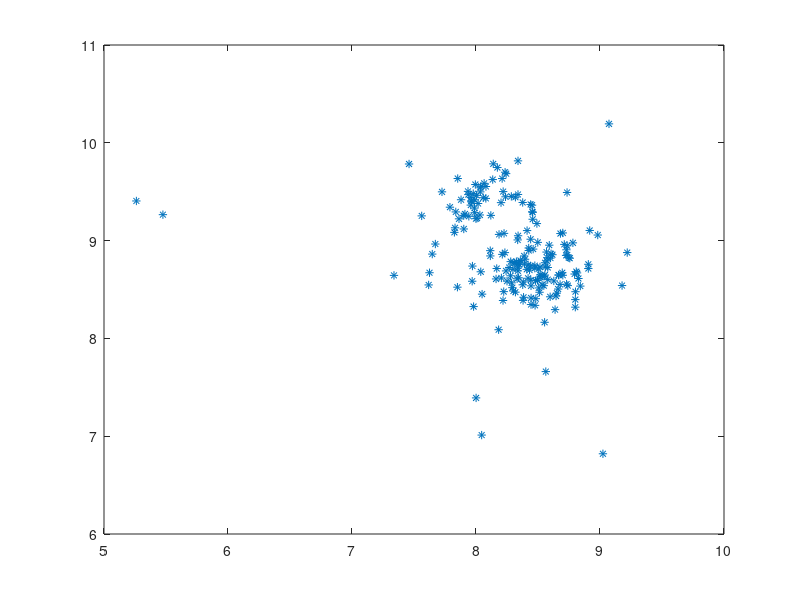

Source code (MATLAB): (Note: this script raises an error after producing the figure.)
more off;

function fit = fitness(x)
    fit = exp(- 0.5 * sumsq(x)) + 2 * exp(- 0.5 * sumsq(x - 5) );
end

function p = prob(mu, d, x)
    
    s = sumsq(mu - x);

    p = 1 / (d * sqrt(2*pi)) * exp( - 0.5 * s / (d*d));
end;

function p = lprob(mu, d, x)
    
    s = sumsq(mu - x);

    p =  - 0.5 * s / (d*d);
end;

function [mu, d] = findNN(pop, elem, k)
   
   %mu = mean(pop')';
   %d = std(pop(:));
   %return
    
   el = repmat(elem, 1, size(pop,2));
    
   diff = sumsq(el - pop);
   
   [dummy, idx] = sort(diff);

   selection = pop(:, idx(1:k));
    
    mu = mean(selection')';
    d = mean(std(selection' ));
    
    if 0 
        plot(pop(1,:), pop(2,:), 'b+', selection(1,:), selection(2,:), 'r*', elem(1), elem(2), 'k+')
        sleep(0.001);
    end

end

function [mu, d] = meanStd(pop)
   mu = mean(pop')';
   d = std(pop(:));
end


k = 10;
popsize = 200;
pop = ones(10,popsize) * 2;
pop += randn(size(pop)) * 5;


popsize = size(pop,2);

accepts = 0;
tries = 0;


for i=1:100000000
    
    sel = 1 + floor(rand * popsize);
    cur = pop(:,sel);
    if 0 
        pp = pop;
        pp(:,sel) = [];
        
         
        [mu1, d1] = findNN(pp, cur, k);
       
        nw = mu1 + randn(size(mu1)) * d1;
        
        sel2 = 1 + floor(rand * size(pp,2));

        [mu2, d2] = findNN(pp, nw, k);

        forw  = prob(mu1, d1, nw);
        backw = prob(mu2, d2, cur);
    elseif 0
        nw = cur + randn(size(cur)) * 0.3;
        forw = 1; backw = 1;
    elseif 0

        idx = [sel - k : sel + k];
        idx(idx == sel) = [];
        idx(idx<=0) += size(pop,2);
        idx(idx>size(pop,2)) -= size(pop,2);
        
        [mu, d] = meanStd(pop(:, idx));

        nw = mu + randn(size(mu)) * d;

        forw = prob(mu, d, nw);
        backw = prob(mu, d, cur);
    else 
        sel1 = 1 + floor(rand * size(pop,2));
        sel2 = 1 + floor(rand * size(pop,2));
        
        pp = pop;
        pp(:,sel1) = [];
        cur = pop(:,sel1);
        [mu1, d1] = findNN(pp, cur, k);
        
        pp = pop;
        pp(:,sel2) = [];
        cur = pop(:, sel2);
        [mu2, d2] = findNN(pp, cur, k);
        
        alt1 = mu1 + randn(size(mu1)) * d1;
        alt2 = mu2 + randn(size(mu2)) * d2;
        
        p1  = prob(mu2, d2, alt1);
        p2  = prob(mu1, d1, alt2);
        
        fit1 = fitness(alt1);
        fit2 = fitness(alt2);
        
        if rand < fit1 * p2 / (fit1 * p2 + fit2 * p1)
            pop(:, sel1) = alt2;
        else
            pop(:, sel2) = alt1;
        end


        % make sure later acceptance is 0
        backw = 0; forw = 1;
        nw = cur;
    end

    f1 = fitness(cur);
    f2 = fitness(nw);
    tries += 1;
    if rand < f2 / f1 * backw / forw 
        accepts += 1;
        pop(:, sel) = nw;
    end

    if rem(i,1000) == 0
        printf('accept rate %f, d = %f\n', accepts/tries, mean(std(pop')));
        disp(mean(pop'))
        accepts = 0;
        tries = 0;
        %hist(pop(1,:), 30);
        plot( pop(1,:), pop(2, :), '*')
        sleep(0.001);
    
        s1 = sum(all(pop < 2.5));
        s2 = sum(all(pop > 2.5));
        disp([popsize, s1, s2]);
    end
end


